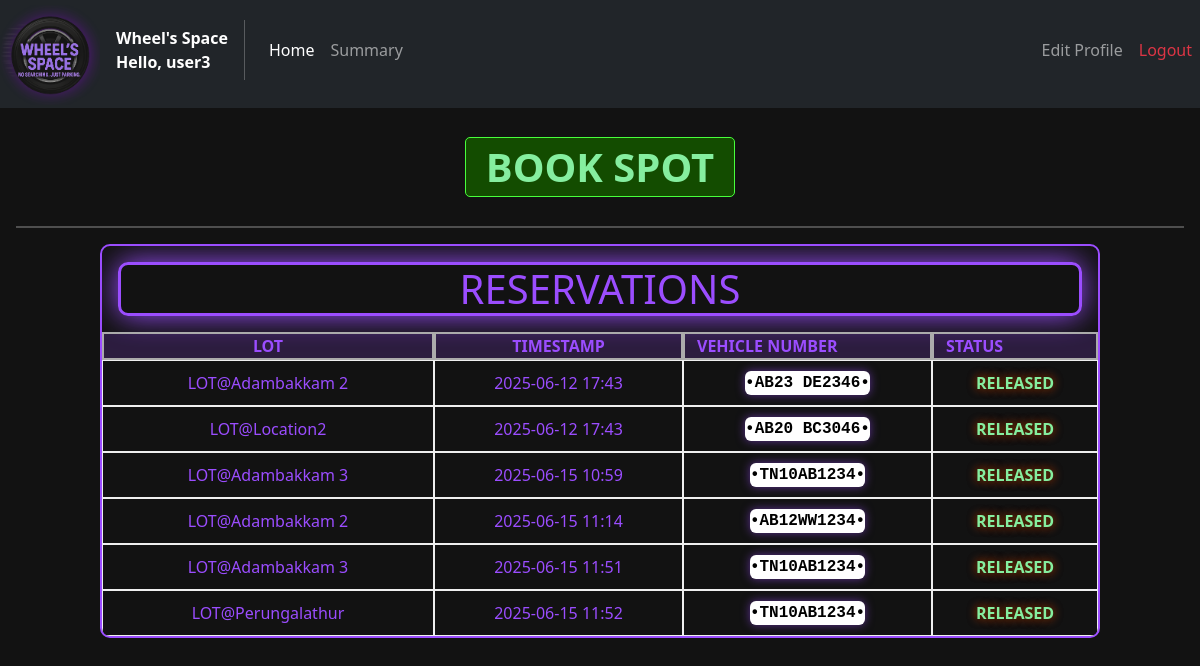
Before: /home/4 with the older database file.
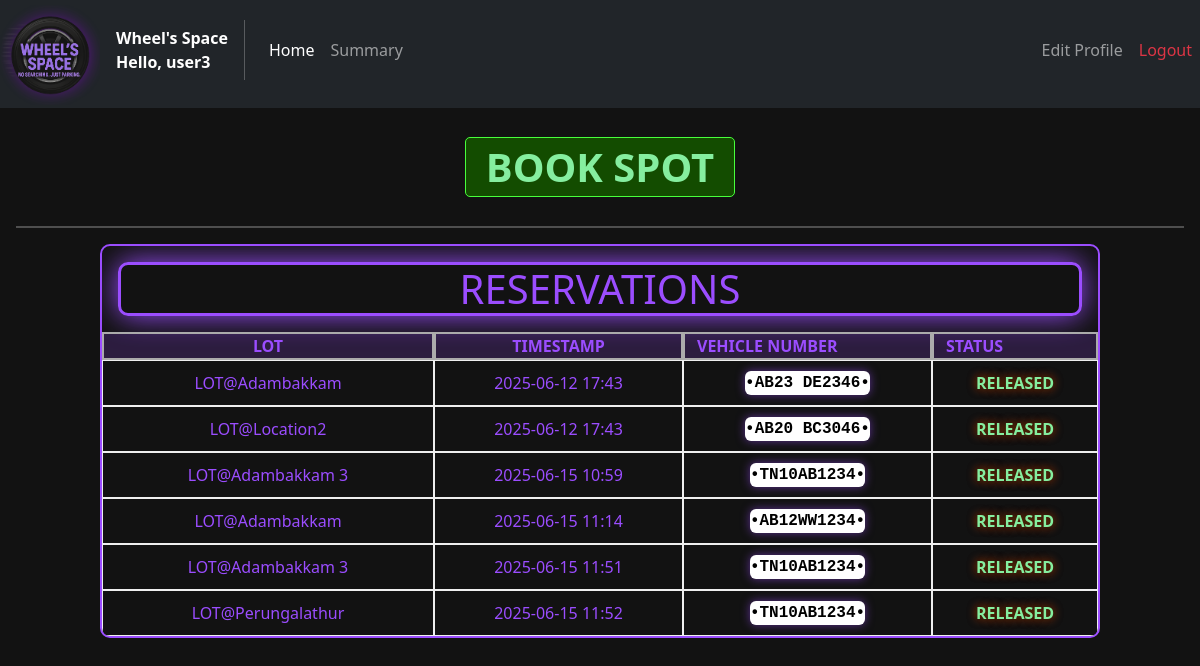
After: the same page with the newer database file.
### models/Reservations.py (models this page shows)
class Reservations(db.Model):
    __tablename__ = "Reservations"
    reservation_id = db.Column(db.Integer, primary_key = True)
    spot_id = db.Column(db.Integer, db.ForeignKey("Spots.spot_id"), nullable=True)
    user_id = db.Column(db.Integer, db.ForeignKey("Users.user_id"))
    parking_timestamp = db.Column(db.DateTime, nullable = False)
    leaving_timestamp = db.Column(db.DateTime)
    price_per_hour = db.Column(db.Numeric(10, 2), nullable=False)
    vehicle_number = db.Column(db.String(11), nullable=False)
    spot = db.relationship("Spots", back_populates = "reservation")
    user = db.relationship("Users", back_populates = "reserved")

### models/Lots.py (models this page shows)
class Lots(db.Model):
    __tablename__ = "Lots"
    lot_id   = db.Column(db.Integer, primary_key=True)
    location = db.Column(db.String(30), unique = True, nullable=False)
    price    = db.Column(db.Numeric(10, 2), nullable=False)
    address  = db.Column(db.String(100), nullable = False)
    pincode  = db.Column(db.Integer, nullable=False)
    max_spots= db.Column(db.Integer, nullable=False)
    spots    = db.relationship("Spots",back_populates = "lot")

### controllers/user_routes.py (the view)
@user_routes.route("/home/<int:user_id>")
def home(user_id):
    user = Users.query.filter_by(user_id = user_id).first()
    raw_sql =  text(f"""SELECT
                            spots.spot_id,
                            lots.location,
                            reservations.vehicle_number,
                            reservations.parking_timestamp,
                            reservations.leaving_timestamp
                        FROM reservations
                        LEFT OUTER JOIN spots ON (reservations.spot_id = spots.spot_id)
                        JOIN lots ON (spots.lot_id=lots.lot_id)
                        JOIN users ON (users.user_id = reservations.user_id)
                        WHERE users.user_id = {user_id};""")
    res = db.session.execute(raw_sql).all()
    i=len(res)-1
    ind = i
    while i>=0:
        if res[ind].leaving_timestamp==None:
            res.insert(0,res.pop(ind))
            ind+=1
        i-=1
        ind-=1
    return render_template("user_login.html", user = user, reservations = res)

### templates/user_login.html (shortened to what this page needs)
<!DOCTYPE html>
<html lang="en">
<head>
    <link href="https://cdn.jsdelivr.net/npm/bootstrap@5.2.3/dist/css/bootstrap.min.css" rel="stylesheet"
>
    <link rel="stylesheet" href="{{ url_for('static', filename='css/General_style.css') }}">
    <link rel="stylesheet" href="{{ url_for('static', filename='css/User_style.css') }}">
</head>
<body>
    <nav class="navbar navbar-expand-lg navbar-dark bg-dark my-nav-bar">
        <div class="navbar-brand logo">
            <img src="{{ url_for('static', filename='images/logo.png' )}}" alt="LOGO" id="logo" class="img-fluid mb-5">
        </div>
        <div>
            <div class="fw-bold text-white">Wheel's Space</div>
            <div class="fw-bold text-white"> Hello, {{user.name}}</div>
        </div>
        <div class="collapse navbar-collapse" id="navbarelements">
            <ul class="navbar-nav me-auto">
                <li class="nav-item">
                    <a href="#" class="nav-link my-nav-link active">Home</a>
                </li>
                <li class="nav-item">
                    <a href="{{url_for('user_routes.summary', user_id = user.user_id)}}" class="nav-link my-nav-link">Summary</a>
                </li>
            </ul>
            <ul class="navbar-nav">
                 <li class="nav-item">
                    <a href="{{url_for('user_routes.useredit', user_id = user.user_id)}}" class="nav-link my-nav-link">Edit Profile</a>
                </li>
                <li class="nav-item">
                    <a href="{{url_for('auth_rbac.logout')}}" class="nav-link my-nav-link text-danger">Logout</a>
                </li>
            </ul>
        </div>
    </nav>
    <div class="container justify-content-center d-flex my-4">
        <a href="{{url_for('user_routes.bookspot', user_id = user.user_id)}}" class="add-btn user-btn h1">BOOK SPOT</a>
    </div>
    <hr class="mx-3" style="height: 2px; background-color: white; border: none;">
    <div class="container my-3 user-box">
        <div class="row">
            <span class="my-title h1 m-3 col text-center">RESERVATIONS</span>
        </div>
        <div class="row mb-1 mb-lg-0">
            <div class="table-heading col-6 col-md-5 col-lg-4">LOT</div>
            <div class="table-heading col-6 col-md-3 col-lg-3">TIMESTAMP</div>
            <div class="table-heading d-none d-md-block col-md-4 col-lg-3">VEHICLE NUMBER</div>
            <div class="table-heading d-none d-lg-block col-lg-2">STATUS</div>
        </div>
        {% for res in reservations %}
        <div class="row mb-1 mb-lg-0">
            <div class="table-element col-6 col-md-5 col-lg-4">LOT@{{res.location}}</div>
            <div class="table-element col-6 col-md-3">{{res.parking_timestamp[:-10]}}</div>
            <div class="table-element col-6 col-md-4 col-lg-3">
                <div class="d-flex license-plate justify-content-center">
                    <span>{{res.vehicle_number}}</span>
                </div>
            </div>
            <div class="table-element col-6 col-md-12 col-lg-2">
                {% if res.leaving_timestamp==None %}
                    <a href="{{url_for('user_routes.releasespot', user_id = user.user_id, spot_id = res.spot_id)}}" class="user-btn del-btn">RELEASE</a>
                {% else %}
                    <span class="user-green-span">RELEASED</span>
                {% endif %}
            </div>
        </div>
        {% endfor %}
    </div>
</body>
</html>

Changed rows visible on the page:
changed through a linked row, Reservations "AB23 DE2346": location "Adambakkam 2" → "Adambakkam"
changed through a linked row, Reservations "AB12WW1234": location "Adambakkam 2" → "Adambakkam"
